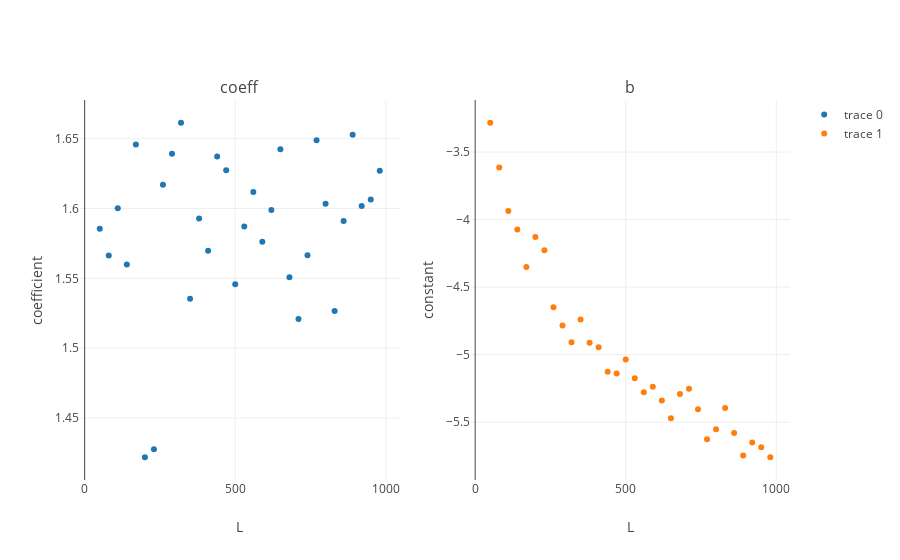

Notebook code cell kept with this figure:
### Code cell
from plotly import tools

Haps_seq= sorted(Fst_euc_dict.keys())

trace1= go.Scatter(
    x= Haps_seq,
    y= [Fst_euc_dict[x]['coeff'] for x in Haps_seq],
    mode= 'markers'
    )

trace2= go.Scatter(
    x= Haps_seq,
    y= [Fst_euc_dict[x]['b'] for x in Haps_seq],
    mode= 'markers'
    )
fig = tools.make_subplots(rows=1, cols=2,
                         subplot_titles=('coeff','b'))

fig.append_trace(trace1, 1, 1)
fig.append_trace(trace2, 1, 2)


fig['layout']['xaxis1'].update(title='L')
fig['layout']['xaxis2'].update(title='L')

fig['layout']['yaxis1'].update(title='coefficient')
fig['layout']['yaxis2'].update(title='constant')


layout = go.Layout(
    title= 'log relationship Euc to Fst',
    yaxis=dict(
        title='parameter'),
    xaxis=dict(
        title='Hap length')
)

fig= go.Figure(data=fig, layout=layout)
iplot(fig)

### Figure 1 — Plotly figure (JSON) as saved in the notebook; plotly's stock layout.template omitted (floating-point values rounded to 4 significant figures)
{"data": [{"mode": "markers", "type": "scatter", "uid": "b43860d0-8fbd-4163-87a4-40649bf83ff0", "x": [50, 80, 110, 140, 170, 200, 230, 260, 290, 320, 350, 380, 410, 440, 470, 500, 530, 560, 590, 620, 650, 680, 710, 740, 770, 800, 830, 860, 890, 920, 950, 980], "xaxis": "x", "y": [1.585, 1.566, 1.6, 1.56, 1.646, 1.422, 1.428, 1.617, 1.639, 1.661, 1.535, 1.593, 1.57, 1.637, 1.627, 1.546, 1.587, 1.612, 1.576, 1.599, 1.643, 1.551, 1.521, 1.567, 1.649, 1.603, 1.527, 1.591, 1.653, 1.602, 1.607, 1.627], "yaxis": "y"}, {"mode": "markers", "type": "scatter", "uid": "1eacc1e1-e81e-4988-8b36-44a3ebbd7ca6", "x": [50, 80, 110, 140, 170, 200, 230, 260, 290, 320, 350, 380, 410, 440, 470, 500, 530, 560, 590, 620, 650, 680, 710, 740, 770, 800, 830, 860, 890, 920, 950, 980], "xaxis": "x2", "y": [-3.283, -3.615, -3.936, -4.074, -4.35, -4.129, -4.227, -4.65, -4.784, -4.908, -4.74, -4.912, -4.945, -5.128, -5.14, -5.037, -5.176, -5.279, -5.238, -5.339, -5.472, -5.291, -5.253, -5.404, -5.627, -5.552, -5.395, -5.581, -5.747, -5.652, -5.687, -5.76], "yaxis": "y2"}], "layout": {"annotations": [{"font": {"size": 16}, "showarrow": false, "text": "coeff", "x": 0.225, "xanchor": "center", "xref": "paper", "y": 1, "yanchor": "bottom", "yref": "paper"}, {"font": {"size": 16}, "showarrow": false, "text": "b", "x": 0.775, "xanchor": "center", "xref": "paper", "y": 1, "yanchor": "bottom", "yref": "paper"}], "xaxis": {"anchor": "y", "domain": [0, 0.45], "title": "L"}, "xaxis2": {"anchor": "y2", "domain": [0.55, 1], "title": "L"}, "yaxis": {"anchor": "x", "domain": [0, 1], "title": "coefficient"}, "yaxis2": {"anchor": "x2", "domain": [0, 1], "title": "constant"}}}
